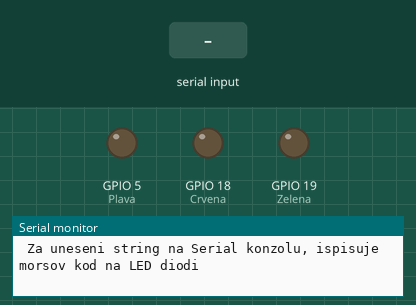
Recording of a sketch running on a simulated ESP32. On the bench: output pins drawn as LEDs (lit = HIGH), the last lines printed to the serial monitor. Inputs (shaded band) come from the test bench.

Above: at 1.2 s.
1.3 s: "90,45\n" received over Serial
At 1.7 s:
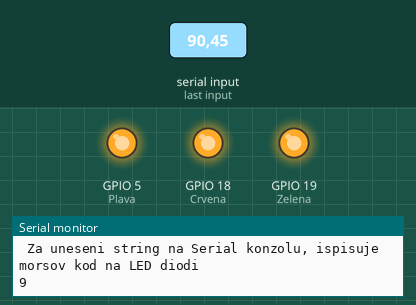
Timing chart, 0 to 10.3 s (numbered marks = the images above; inputs shaded):
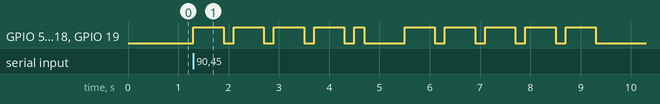

The sketch:

URS_vjezba1_zad2.ino
```cpp
int Crvena = 18;
int Zelena = 19;
int Plava = 5;

int trajanje = 200; //trajanje tockice 200ms, crtica je 3xtockica


char *morse_slova[] = {
  ".-", "-...", "-.-.", "-..", ".", "..-.", "--.", "....", "..",
  ".---", "-.-", ".-..", "--", "-.", "---", ".--.", "--.-", ".-.",
  "...", "-", "..-", "...-", ".--", "-..-", "-.--", "--.."
};
char *morse_brojevi[] = {
  "-----", ".----", "..---", "...--", "....-", ".....", "-....", "--...", "---..", "----."
};

void ispis_morse_kod (char *slovoIliBroj);
void ispis_tocka_crta (char tockaIliCrta);

void setup(){

  Serial.begin(9600);

  pinMode(Crvena, OUTPUT);
  pinMode(Zelena, OUTPUT);
  pinMode(Plava, OUTPUT);

  Serial.println(" Za uneseni string na Serial konzolu, ispisuje morsov kod na LED diodi");
}


void loop(){

  char unos;


  if (Serial.available()){
    unos=Serial.read();

    if (unos >= 'A' && unos <= 'Z'){
      Serial.println(unos);
      ispis_morse_kod(morse_slova[unos-'A']);   //decimalni asci unosa - pomak do prvog slova, daje broj indexa slova ili broja
    }
      else if (unos >= 'a' && unos <= 'z'){
        Serial.println(unos);
        ispis_morse_kod(morse_slova[unos-'a']);
    }
          else if (unos >= '0' && unos <= '9'){
            Serial.println(unos);
            ispis_morse_kod(morse_brojevi[unos-'0']);
    }
              else if (unos >= ' '){
                delay(trajanje*7);
    }

  }

}

void ispis_morse_kod (char *slovoIliBroj){
  int i=0;

  while (slovoIliBroj[i]!=NULL){
    ispis_tocka_crta(slovoIliBroj[i]);
    i++;
  }
    delay(trajanje*3);

}


void ispis_tocka_crta (char tockaIliCrta){

  digitalWrite(Crvena,HIGH);
  digitalWrite(Zelena,HIGH);
  digitalWrite(Plava,HIGH);

  if (tockaIliCrta=='.'){
    delay(trajanje);
  }
  else {
    delay(trajanje*3);
  }

  digitalWrite(Crvena,LOW);
  digitalWrite(Zelena,LOW);
  digitalWrite(Plava,LOW);
  delay(trajanje);
}
```

Measured:
- after the input at 1.3 s, GPIO 5 (Plava), GPIO 18 (Crvena), GPIO 19 (Zelena): goes 4 × (HIGH 0.60 s, LOW 0.20 s), HIGH 0.20 s, LOW 0.80 s, 4 × (HIGH 0.60 s, LOW 0.20 s), HIGH 0.60 s, then LOW, starting at once
